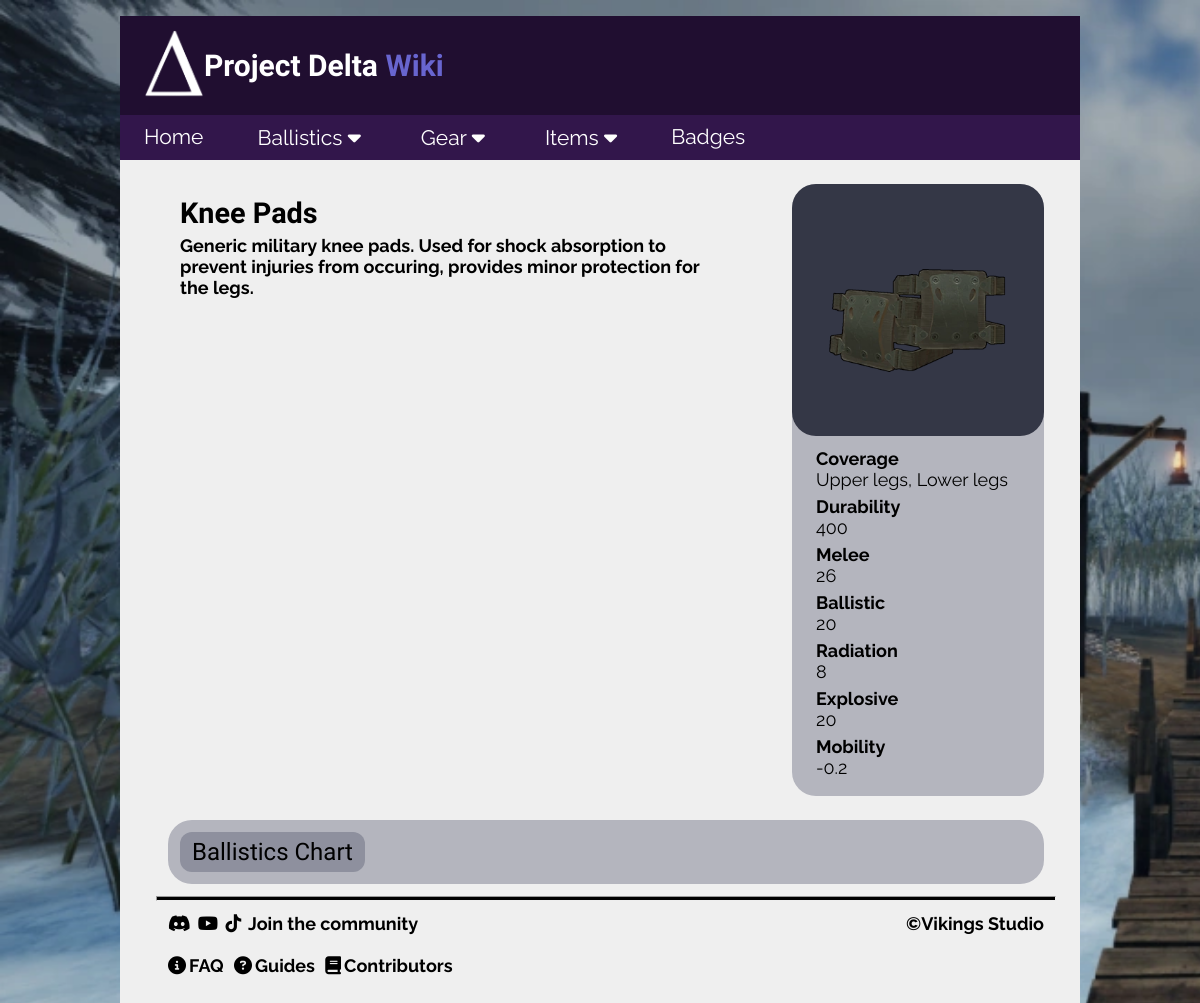
The page /leg_armor/1 on the database its author committed.
### tables this page shows
CREATE TABLE leg_armor (id INTEGER PRIMARY KEY, name TEXT, durability INTEGER, melee INTEGER, ballistic INTEGER, radiation INTEGER, explosive INTEGER, mobility INTEGER, coverage TEXT, description TEXT, image TEXT);

### Flask/routes.py (the view)
@app.route("/leg_armor/<int:id>")  # route for leg armor
def leg_armor(id):
    ballistics = {}
    conn = sqlite3.connect('delta.db')
    cur = conn.cursor()
    cur.execute("SELECT * FROM leg_armor WHERE leg_armor.id = ?", (id,))
    results = cur.fetchone()
    index_range_handler(results)  # check for list index out of range error
    cur = conn.cursor()
    cur.execute('SELECT damage, penetration, name, image, id FROM ammunition')
    ammunition = cur.fetchall()
    for ammo in range(len(ammunition)):
        if ammunition[ammo][1] < results[4]:
            ballistics[ammunition[ammo][2]] = (
                floor(2 * ammunition[ammo][0] * ammunition[ammo][1] / results[4]),
                ammunition[ammo][3],
                ceil(50 / floor(ammunition[ammo][0] * ammunition[ammo][1] / results[4])),
                ammunition[ammo][4])
        else:  # if penetration > protection, store damage without calculation
            ballistics[ammunition[ammo][2]] = (
                int(2 * ammunition[ammo][0]),
                ammunition[ammo][3],
                ceil(50 / ammunition[ammo][0]),
                ammunition[ammo][4])
    conn.close()
    return render_template('detail/leg_armor.html',
                           armor=results,
                           ammunition=ammunition,
                           ballistics=ballistics,
                           title=results[1])

### Flask/routes.py (called while the page is built)
def index_range_handler(results):  # call for any dynamic route that uses ID
    if not results:
        abort(404)  # if index doesn't exist, abort(404) instead of crashing

### Flask/templates/detail/leg_armor.html
{% extends "partials/layout.html" %}
{% block content %}
<div class="topic">
    <div>
        <h3>{{armor[1]}}</h3>
        <h5>{{armor[9]}}</h5>
    </div>
        <div class="topic-box">
            <img src="/static/images/gear/leg_armor/{{armor[10]}}" class="topic-icon">
            <h6 class="topic-row">Coverage <br> <span class="lighter">{{armor[8]}}</span></h6>
            <h6 class="topic-row">Durability <br> <span class="lighter">{{armor[2]}}</span></h6>
            <h6 class="topic-row">Melee <br> <span class="lighter">{{armor[3]}}</span></h6>
            <h6 class="topic-row">Ballistic <br> <span class="lighter">{{armor[4]}}</span></h6>
            <h6 class="topic-row">Radiation <br> <span class="lighter">{{armor[5]}}</span></h6>
            <h6 class="topic-row">Explosive <br> <span class="lighter">{{armor[6]}}</span></h6>
            <h6 class="topic-row">Mobility <br> <span class="lighter">{{armor[7]}}</span></h6>
        </div>
</div>
{% include 'partials/armor_chart.html' %}
{% endblock %}

### Flask/static/css/style.css (style rules this page uses)
body { background-image: url("../images/background.png"); background-repeat: no-repeat; background-size: cover; background-attachment: fixed; margin: 0; font-family: "Raleway"; }
.lighter { font-weight: lighter; }
h3 { color: black; font-size: 2.4vw; margin-top: 1vw; margin-left: 2vw; font-family: 'Bungee'; }
h5 { display: block; color: black; font-size: 1.5vw; margin: -2vw 5vw 0 2vw; }
h6 { color: black; font-size: 1.5vw; text-align: left; margin: 0 0 0.5vw 2vw; transition-duration: 0.3s; }
.topic { display: flex; margin: 2vw 4vw 2vw 3vw; flex: 1 1 auto; }
.topic-box { display: flex; flex-direction: column; background-color: #b4b5be; border-radius: 2vw; padding-bottom: 1vw; margin: 0 0 auto auto; }
.topic-icon { display: block; width: 15vw; height: 15vw; padding: 3vw; background-color: #343746; border-radius: 2vw; margin-bottom: 1vw; transition-duration: 0.3s; }
.topic-row { display: block }

### rows shown on the page
leg_armor: name "Knee Pads", description "Generic military knee pads. Used for shock absorption to prevent injuries from occuring, provides minor protection for the legs.", image (picture), coverage "Upper legs, Lower legs", durability "400", melee "26", ballistic "20", radiation "8", explosive "20", mobility "-0.2"
